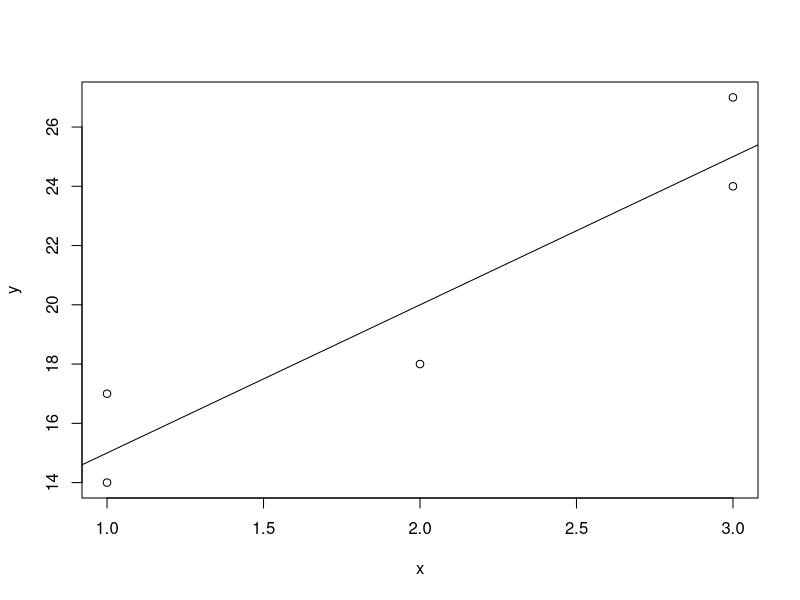
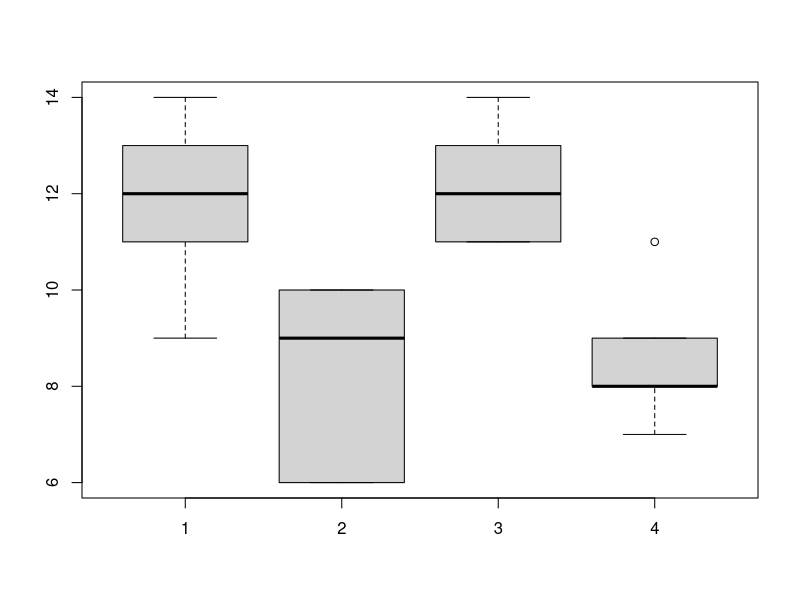

R code for these plots, in order: (Note: this script raises an error after producing the figures.)
x <- c(1,3,2,1,3)
y <- c(14,24,18,17,27)
model <- lm(y ~ x)
plot(x,y)

model
abline(lm(y ~ x))
summary(model)
cor.test(x,y)

s <- c(9,12,14,11,13,10,6,9,6,10,12,14,11,13,11,9,8,11,7,8)
mat <- matrix(data = s, nrow = 5)
data <- data.frame(data = mat)
boxplot(mat,use.cols = TRUE)

aov()

a = c(9,12,14,11,13)
b = c(10,6,9,9,10)
c = c(12,14,11,13,11)
d = c(9,8,11,7,8)

dati = c(a,b,c,d)
groups = factor(rep(letters[1:4], each = 5))
fit = lm(formula = dati ~ groups)
anova(fit)


t.test(c,d,var.equal = TRUE)
